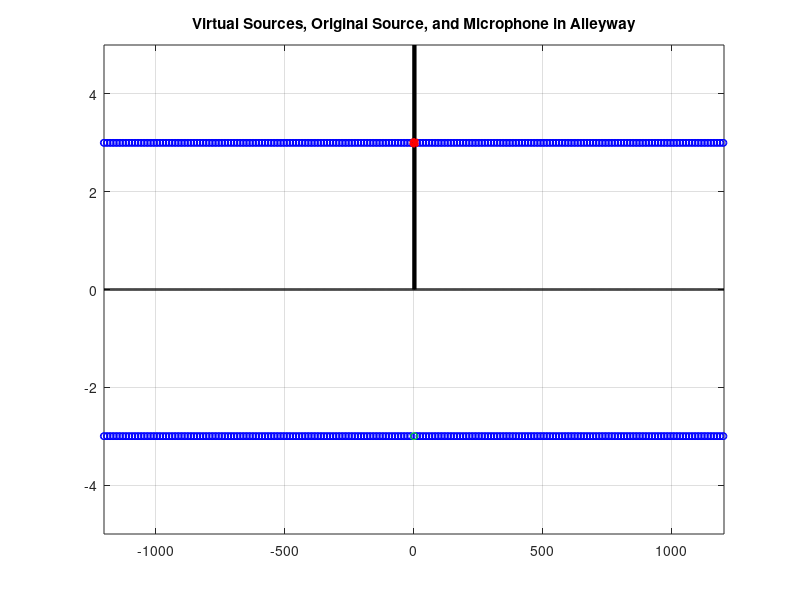
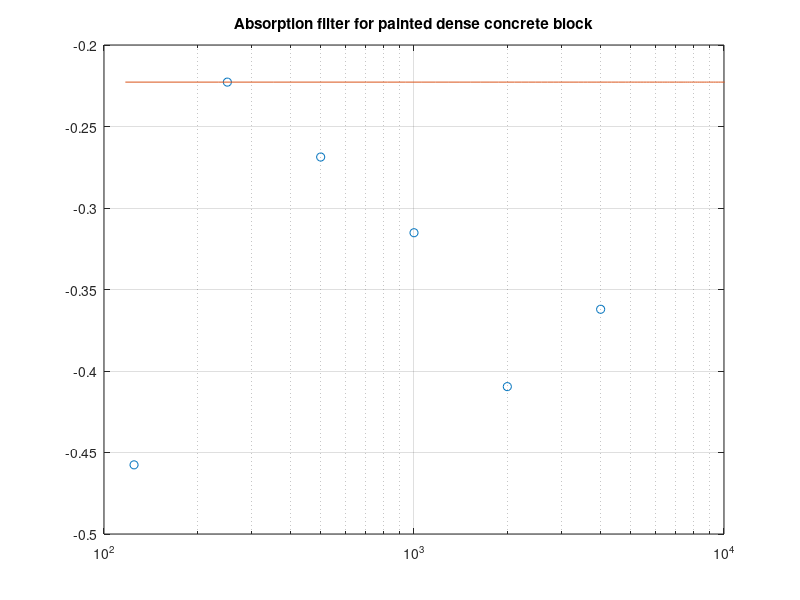

Reproduce these figures in MATLAB, in order. (Note: this script raises an error after producing the figures.)
clear all; % close all;

%% setup
% all measurements in feet, so convert speed of sound to get samples later
x_s = 1.5;
y_s = 3;
h = y_s;
L = 6;
% Reflections
% reflections = struct('R',S,'order',0,'walls',[]);

maxorder = 100; % well acutally this is half the maxorder
orders = [];
% compute the coordinates of the virtual sources: first x-coordinate
xcoord = []; 

%%  define sources, count order to correctly apply filters
k = 1;
for i = 1:maxorder, % go up to 6*4 sources, plus the first one at -x_s (so, 25)
    wall = 2*i*L;
    sources = [-wall-x_s, wall-x_s, -wall+x_s, wall+x_s];
    xcoord = [xcoord, sources];
    orders = [orders, k, k, k+1, k+1];
    k = k+2;
end;

% duplicate the matrix to get the xcoordinates of sources reflecting off
% ground (same xcoordinates)
xcoord = [xcoord, xcoord];
% we know all the heights: height of the source and -height of the source
ycoord = y_s*[ones(1,maxorder*4), -ones(1,maxorder*4)];
% even though yes, these do go through the floor (another order), we 
% assume perfect reflection off floor
orders = [orders, orders];

%% now factor in a microphone
x_l = 3.5;
y_l = y_s;

% include direct path and first reflection off of the floor
xcoord = [x_l, x_l, xcoord];
ycoord = [y_l, -y_l, ycoord];
orders = [0, 0, orders]; % again assuming perfect reflection off floor

% compute distance the sound travels from each source to the microphone
% coordinate
for i = 1:length(xcoord),
    dist(i) = sqrt((xcoord(i)-x_l)^2+(ycoord(i)-y_l)^2);
    % plot([xcoord(i),x_l],[ycoord(i),y_l],'k--');
end;

dist = dist/3.25; % convert to meters

%% plot virtual sources + mic/source
figure();
plot(xcoord,ycoord,'bo','MarkerSize',5);
hold all;
% plot the source reflecting off floor
plot(x_s,-h,'go','MarkerSize',5); % not added in yet
totL = (sources(3)-2):1:(sources(4)+2);
% plot the ground
plot(totL, zeros(1,length(totL)),'k', 'LineWidth',2);
% plot the alleyway walls
plot([0,0],[0,h+2],'k','LineWidth',2);
plot([L,L],[0,h+2],'k','LineWidth',2);
axis([sources(3)-2, sources(4)+2, -h-2, h+2]);
% plot the source and mic on top of all of it so we can see em
plot(x_s,h,'ro','MarkerSize',5,'LineWidth',2); % still not factored in yet to dist
plot(x_l,y_l,'rx','MarkerSize',5,'LineWidth',2);
grid on;
hold off;
title('Virtual Sources, Original Source, and Microphone in Alleyway');

%% now build the impulse response
fs = 48000;
m = 20;
fs_big = m*fs;
nbins = 4096;
cv = 343; % meters per second

%% sound absorption coeffs of painted concrete block (dense)
alpha = sqrt(1-[0.1, 0.05, 0.06, 0.07, 0.09, 0.08]);
fc = 125*2.^(0:5);
% [b,a] = bilinear([alpha(end)/1000/2/pi/1.05, alpha(1)],[1/1000/2/pi,1],fs);
[b,a] = bilinear([alpha(5)/(2*pi*1000), alpha(2)],[1/(2*pi*1000),1],fs*m);
tfhat = freqz(b, a, pi*[0:nbins]'/nbins);
figure(); semilogx(fc,20*log10(alpha), 'o', [0:nbins]/nbins*fs*m/2, 20*log10(abs(tfhat)), '-'); grid;
xlim([100 10000]);
title('Absorption filter for painted dense concrete block');

%% build the impulse response
implen = round(max(dist)/cv*fs);

imp = zeros(m*implen,1);
dirac = zeros(48,1); dirac(1) = 1;
wallReflection = dirac * ones(1,max(orders)+1); % first column is impulse
k = 1; % diameter/aperture of balloon source

% precompute the filters
for i = 1:max(orders), wallReflection(:,i+1) = filter(b,a,wallReflection(:,i)); end;

delay = round(dist*fs*m/cv);
sfactor = (1+dist/k).^(-0.1);

for nr = 1:length(orders),
    impReflection = [zeros(1,delay(nr)), sfactor(nr) * wallReflection(:,orders(nr)+1)', ...
        zeros(1,length(imp)-delay(nr)-length(dirac))]';
    % apply the reflection filters the order of the reflection many times
%     if orders(nr)>0,
%         for i = 1:orders(nr), 
%             impReflection = filter(b,a,impReflection);
%         end;
%     end;
    % Apply propogation delay: does natural e^-delay enveloping
    % impReflection = filter([zeros(1,delay),1],1,impReflection);
    % Apply energy decay: this is decaying far too fast
    % impReflection = impReflection/dist(nr);
    % Add it to impulse response
    impReflection = impReflection(1:length(imp));
    imp = imp + impReflection;
end;

[clap,fsclap] = wavread('clap.wav');
clap = resample(clap, fsclap, fs);

%% 
y = resample(imp, 1, m);
yy = fftfilt([zeros(480,1);clap],y); 
yy = yy./max(abs(yy));
yy = yy(1:fs);
figure();
% plot([0:length(yy)-1]/(fs), yy);
ftgram(yy, fs, 'rir');
% grid on;
xlabel('Time (s)');
title('Synthesized impulse response');

